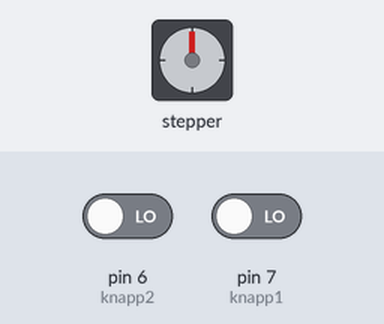
Recording of a sketch running on a simulated Arduino Uno, built with avr-gcc and run on an emulated ATmega328P. On the bench: stepper motor. Wiring (inferred from the names in the program): stepper motor (2048 steps per turn assumed): coils pin 9, pin 10, pin 11, pin 12. The test bench sets the inputs (shaded band); at power-on: pin 6 (knapp2) LOW, pin 7 (knapp1) LOW. What the sketch prints to the serial monitor is not drawn.

Above: at 1.2 s.
1.3 s: pin 6 (knapp2) driven HIGH
At 1.85 s:
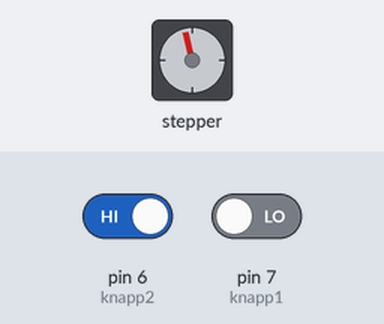
At 2.47 s:
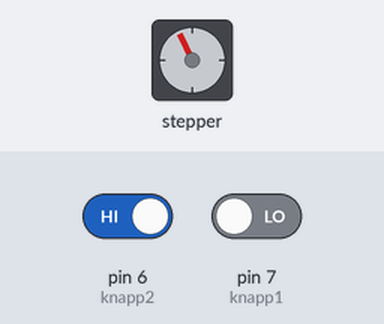
4.3 s: pin 7 (knapp1) driven HIGH
6.1 s: pin 7 (knapp1) driven LOW
9.1 s: pin 6 (knapp2) driven LOW
At 9.1 s:
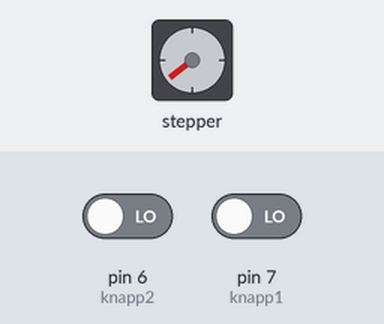
10.6 s: pin 6 (knapp2) driven HIGH
At 11.31 s:
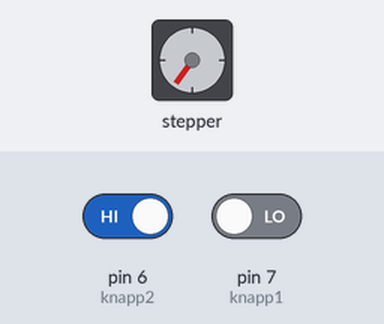
13.6 s: pin 6 (knapp2) driven LOW and pin 7 (knapp1) driven HIGH
Timing chart, 0 to 25.3 s (numbered marks = the images above; inputs shaded):
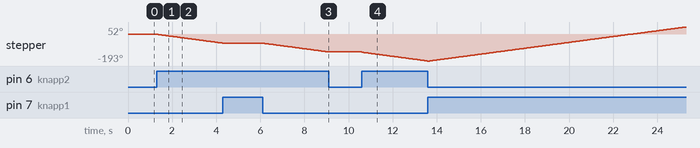

Measured:
- after the input at 1.3 s, stepper: keeps turning counter-clockwise at about 22°/s, starting at once
- after the input at 9.1 s, stepper: stops changing and stays -128°
- after the input at 10.6 s, stepper: keeps turning counter-clockwise at about 22°/s, starting at once

The sketch:

ADXLservofile.ino.ino
```cpp
//declare variables for the motor pins
//Motor3 pins
int motorUppNedPin1 = 9;   // Blue - 28BYJ48 pin 9
int motorUppNedPin2 = 10;  // Pink - 28BYJ48 pin 10
int motorUppNedPin3 = 11;  // Yellow - 28BYJ48 pin 11
int motorUppNedPin4 = 12;  // Orange - 28BYJ48 pin 12
const int knapp1 = 7;
const int knapp2 = 6;

int motorSpeed = 1200;  //variable to set stepper speed
int lookup[8] = { B01000, B01100, B00100, B00110, B00010, B00011, B00001, B01001 };

void setup() {
  //declare the motor pins as outputs
  pinMode(motorUppNedPin1, OUTPUT);
  pinMode(motorUppNedPin2, OUTPUT);
  pinMode(motorUppNedPin3, OUTPUT);
  pinMode(motorUppNedPin4, OUTPUT);
  Serial.begin(9600);

  //declare the buttons
  pinMode(knapp1, INPUT);
  pinMode(knapp2, INPUT);
}

void loop() {
  // when button pressed, motor spins upward
  if (digitalRead(knapp1) == 1) {

    uppat();
  }
  // when other button pressed, motor spins downward
  if (digitalRead(knapp2) == 1) {

    nerat();
  }
}


void nerat() {
  // Loop to move the motor downward
  for (int i = 0; i < 8; i++) {
    setOutputUppNed(i); // Set motor output pins based on current step
    delayMicroseconds(motorSpeed); // Delay for motor speed
    Serial.print("Ned "); // Print "Ned" to Serial monitor
  }
}

void uppat() {
  // Loop to move the motor upward
  for (int i = 7; i >= 0; i--) {
    setOutputUppNed(i); // Set motor output pins based on current step
    delayMicroseconds(motorSpeed); // Delay for motor speed
    Serial.print("Upp "); // Print "Upp" to Serial monitor
  }
}

void setOutputUppNed(int out) {
  // Set motor output pins based on the value of 'out'
  digitalWrite(motorUppNedPin1, bitRead(lookup[out], 0));
  digitalWrite(motorUppNedPin2, bitRead(lookup[out], 1));
  digitalWrite(motorUppNedPin3, bitRead(lookup[out], 2));
  digitalWrite(motorUppNedPin4, bitRead(lookup[out], 3));
}
```
